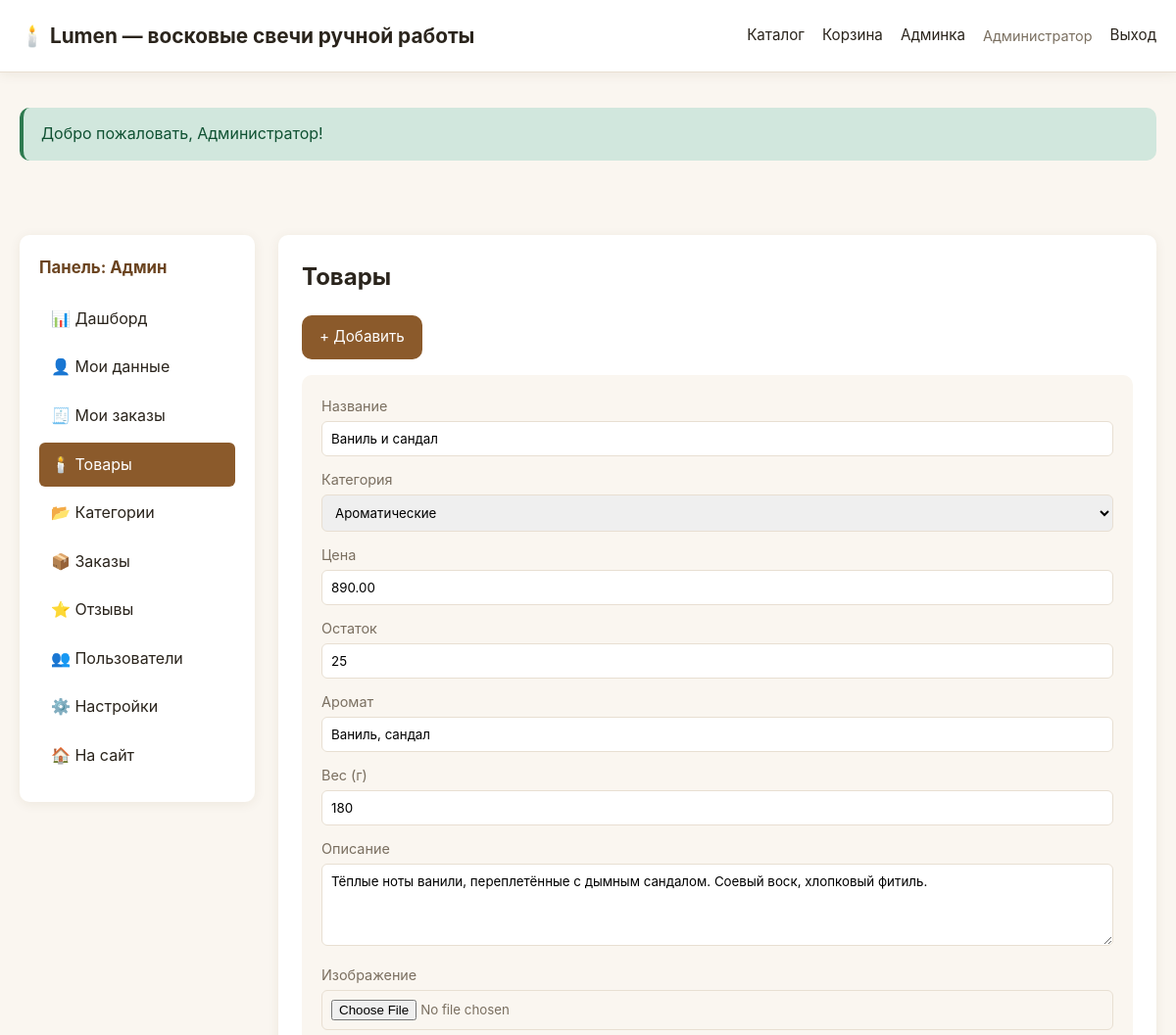
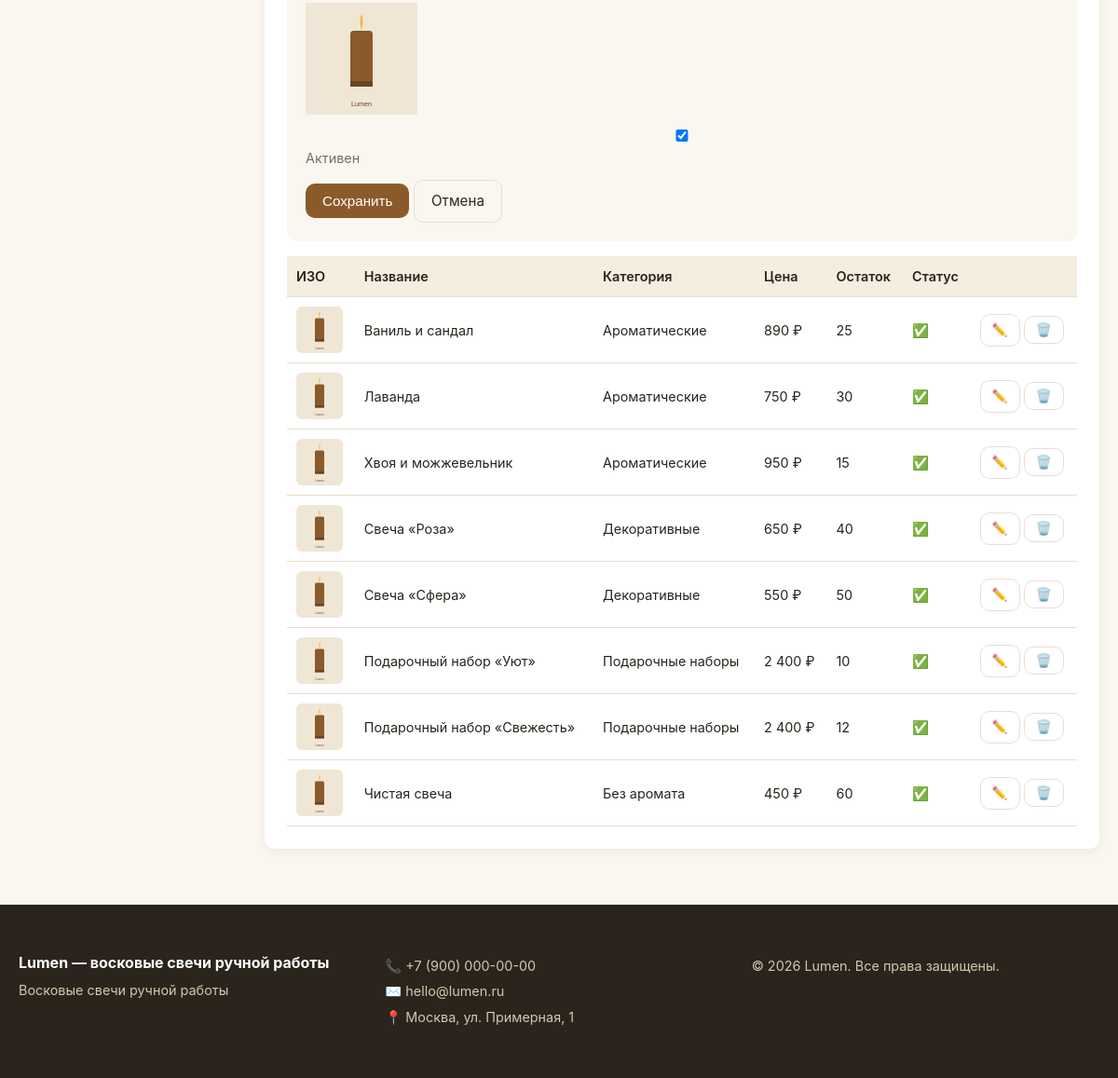
/admin.php?action=products&id=1 (signed in), run on the app's committed database (2 pictures, top to bottom).
### tables this page shows
CREATE TABLE IF NOT EXISTS products (
    id INT AUTO_INCREMENT PRIMARY KEY,
    category_id INT,
    name VARCHAR(200) NOT NULL,
    description TEXT,
    price DECIMAL(10,2) NOT NULL,
    stock INT DEFAULT 0,
    image VARCHAR(255),
    aroma VARCHAR(100),
    weight INT,
    active TINYINT(1) DEFAULT 1,
    created_at TIMESTAMP DEFAULT CURRENT_TIMESTAMP,
    FOREIGN KEY (category_id) REFERENCES categories(id) ON DELETE SET NULL
);

CREATE TABLE IF NOT EXISTS categories (
    id INT AUTO_INCREMENT PRIMARY KEY,
    name VARCHAR(100) NOT NULL,
    slug VARCHAR(100) UNIQUE NOT NULL
);

### includes/functions.php (called while the page is built, shortened)
<?php
require_once __DIR__ . '/db.php';
function e($s){ return htmlspecialchars((string)$s, ENT_QUOTES, 'UTF-8'); }
function setting(string $key, $default = '') {
    static $cache = null;
    if ($cache === null) {
        $rows = db()->query("SELECT `key`, value FROM settings")->fetchAll();
        $cache = [];
        foreach ($rows as $r) $cache[$r['key']] = $r['value'];
    }
    return $cache[$key] ?? $default;
}
function current_user() {
    return $_SESSION['user'] ?? null;
}
function product_image($img) {
    return 'assets/placeholder.svg';
}
function money($v) {
    return number_format((float)$v, 0, ',', ' ') . ' ' . setting('currency', '₽');
}

### includes/db.php (called while the page is built)
<?php
$cfg = require __DIR__ . '/../config.php';
$dsn = "mysql:host={$cfg['db']['host']};dbname={$cfg['db']['dbname']};charset={$cfg['db']['charset']}";
try {
    $pdo = new PDO($dsn, $cfg['db']['user'], $cfg['db']['pass'], [
        PDO::ATTR_ERRMODE => PDO::ERRMODE_EXCEPTION,
        PDO::ATTR_DEFAULT_FETCH_MODE => PDO::FETCH_ASSOC,
        PDO::ATTR_EMULATE_PREPARES => false,
    ]);
} catch (PDOException $e) {
    die('Ошибка подключения к БД: ' . htmlspecialchars($e->getMessage()));
}
function db(): PDO {
    static $instance = null;
    if ($instance === null) {
        global $pdo;
        $instance = $pdo;
    }
    return $instance;
}

### admin.php (the view, shortened to what this page needs)
<?php
require_once __DIR__ . '/includes/functions.php';
$user = current_user();
$isMod = $user['role'] === 'moderator';
$action = $_GET['action'] ?? 'dashboard';
require __DIR__ . '/includes/header.php';
?>
<div class="admin-layout">
  <aside class="admin-sidebar">
    <h3>Панель: <?= $isMod?'Модератор':'Админ' ?></h3>
    <nav>
      <a href="?action=dashboard" class="<?= $action==='dashboard'?'active':'' ?>">📊 Дашборд</a>
      <a href="?action=account" class="<?= $action==='account'?'active':'' ?>">👤 Мои данные</a>
        <a href="?action=my_orders" class="<?= $action==='my_orders'?'active':'' ?>">🧾 Мои заказы</a>
      <a href="?action=products" class="<?= $action==='products'?'active':'' ?>">🕯️ Товары</a>
      <?php if(!$isMod): ?><a href="?action=categories" class="<?= $action==='categories'?'active':'' ?>">📂 Категории</a><?php endif; ?>
      <a href="?action=orders" class="<?= $action==='orders'?'active':'' ?>">📦 Заказы</a>
      <a href="?action=reviews" class="<?= $action==='reviews'?'active':'' ?>">⭐ Отзывы</a>
      <?php if(!$isMod): ?>
        <a href="?action=users" class="<?= $action==='users'?'active':'' ?>">👥 Пользователи</a>
        <a href="?action=settings" class="<?= $action==='settings'?'active':'' ?>">⚙️ Настройки</a>
      <?php endif; ?>
      <a href="/">🏠 На сайт</a>
    </nav>
  </aside>
  <section class="admin-main">
<?php
if ($action === 'dashboard'):
    $stats = [
        'products' => db()->query("SELECT COUNT(*) FROM products")->fetchColumn(),
        'orders' => db()->query("SELECT COUNT(*) FROM orders")->fetchColumn(),
        'revenue' => db()->query("SELECT COALESCE(SUM(total),0) FROM orders WHERE payment_status='paid'")->fetchColumn(),
        'users' => db()->query("SELECT COUNT(*) FROM users")->fetchColumn(),
        'pending_reviews' => db()->query("SELECT COUNT(*) FROM reviews WHERE approved=0")->fetchColumn(),
    ];
    $recent = db()->query("SELECT o.*, u.name FROM orders o LEFT JOIN users u ON o.user_id=u.id ORDER BY o.created_at DESC LIMIT 5")->fetchAll();
?>
    <h1>Дашборд</h1>
    <div class="stats-grid">
      <div class="stat"><h3><?= $stats['products'] ?></h3><p>Товаров</p></div>
      <div class="stat"><h3><?= $stats['orders'] ?></h3><p>Заказов</p></div>
      <div class="stat"><h3><?= money($stats['revenue']) ?></h3><p>Выручка</p></div>
      <div class="stat"><h3><?= $stats['users'] ?></h3><p>Пользователей</p></div>
      <div class="stat"><h3><?= $stats['pending_reviews'] ?></h3><p>Отзывов на модерации</p></div>
    </div>
    <?php $statusLabels = ['new'=>'Новый','processing'=>'В обработке','paid'=>'Оплачен','shipped'=>'Отправлен','delivered'=>'Доставлен','cancelled'=>'Отменён']; ?>
    <h2>Последние заказы</h2>
    <table class="admin-table">
      <thead><tr><th>№</th><th>Клиент</th><th>Сумма</th><th>Статус</th><th>Дата</th></tr></thead>
      <tbody>
      <?php foreach($recent as $o): ?>
        <tr><td>#<?= $o['id'] ?></td><td><?= e($o['name'] ?? 'Гость') ?></td><td><?= money($o['total']) ?></td><td><?= e($statusLabels[$o['status']] ?? $o['status']) ?></td><td><?= date('d.m.Y', strtotime($o['created_at'])) ?></td></tr>
      <?php endforeach; ?>
      </tbody>
    </table>
<?php
elseif ($action === 'products'):
    $products = db()->query("SELECT p.*, c.name AS cat FROM products p LEFT JOIN categories c ON p.category_id=c.id ORDER BY p.created_at DESC")->fetchAll();
    $categories = db()->query("SELECT * FROM categories ORDER BY name")->fetchAll();
    $editId = (int)($_GET['id'] ?? 0);
    $edit = null;
    if ($editId) {
        $s = db()->prepare("SELECT * FROM products WHERE id=?");
        $s->execute([$editId]); $edit = $s->fetch();
    }
?>
    <h1>Товары</h1>
    <a href="?action=products&id=new" class="btn btn-primary">+ Добавить</a>
    <?php if($edit || isset($_GET['id'])): ?>
      <form method="post" enctype="multipart/form-data" class="admin-form">
        <label>Название <input type="text" name="name" value="<?= e($edit['name'] ?? '') ?>" required></label>
        <label>Категория
          <select name="category_id">
            <?php foreach($categories as $c): ?>
              <option value="<?= $c['id'] ?>" <?= ($edit['category_id']??0)==$c['id']?'selected':'' ?>><?= e($c['name']) ?></option>
            <?php endforeach; ?>
          </select>
        </label>
        <label>Цена <input type="number" step="0.01" name="price" value="<?= $edit['price'] ?? 0 ?>" required></label>
        <label>Остаток <input type="number" name="stock" value="<?= $edit['stock'] ?? 0 ?>"></label>
        <label>Аромат <input type="text" name="aroma" value="<?= e($edit['aroma'] ?? '') ?>"></label>
        <label>Вес (г) <input type="number" name="weight" value="<?= $edit['weight'] ?? 0 ?>"></label>
        <label>Описание <textarea name="description" rows="4"><?= e($edit['description'] ?? '') ?></textarea></label>
        <label>Изображение <input type="file" name="image" accept="image/*">
          <?php if(!empty($edit['image'])): ?><br><img src="<?= product_image($edit['image']) ?>" style="max-width:120px;margin-top:8px"><?php endif; ?>
        </label>
        <label class="checkbox"><input type="checkbox" name="active" <?= ($edit['active'] ?? 1)?'checked':'' ?>> Активен</label>
        <button class="btn btn-primary">Сохранить</button>
        <a href="?action=products" class="btn btn-ghost">Отмена</a>
      </form>
    <?php endif; ?>
    <table class="admin-table">
      <thead><tr><th>ИЗО</th><th>Название</th><th>Категория</th><th>Цена</th><th>Остаток</th><th>Статус</th><th></th></tr></thead>
      <tbody>
      <?php foreach($products as $p): ?>
        <tr>
          <td><img src="<?= product_image($p['image']) ?>" style="width:50px;height:50px;object-fit:cover;border-radius:6px"></td>
          <td><?= e($p['name']) ?></td>
          <td><?= e($p['cat']) ?></td>
          <td><?= money($p['price']) ?></td>
          <td><?= $p['stock'] ?></td>
          <td><?= $p['active']?'✅':'⏸️' ?></td>
          <td>
            <a href="?action=products&id=<?= $p['id'] ?>" class="btn btn-sm btn-ghost">✏️</a>
            <?php if(!$isMod): ?>
            <form method="post" style="display:inline" onsubmit="return confirm('Удалить?')">
              <button class="btn btn-sm btn-ghost">🗑️</button>
            </form>
            <?php endif; ?>
          </td>
        </tr>
      <?php endforeach; ?>
      </tbody>
    </table>
<?php
else: ?>
    <p>Раздел недоступен</p>
<?php endif; ?>
  </section>
</div>
<?php require __DIR__ . '/includes/footer.php'; ?>

### assets/style.css (style rules this page uses)
:root { --bg:#faf6f0; --card:#fff; --text:#2a241c; --muted:#7a6f60; --primary:#8b5a2b; --primary-dark:#6b4420; --accent:#d4a574; --border:#e8dfd2; --success:#2d7a4f; --error:#b33a3a; --radius:10px; --shadow:0 2px 12px rgba(90,60,20,.08); }
* { box-sizing:border-box;margin:0;padding:0 }
body { font-family:-apple-system,BlinkMacSystemFont,'Segoe UI',Roboto,sans-serif;background:var(--bg);color:var(--text);line-height:1.6;min-height:100vh;display:flex;flex-direction:column }
a { color:var(--primary);text-decoration:none }
img { max-width:100%;display:block }
.btn { display:inline-block;padding:10px 18px;border:none;border-radius:var(--radius);font-size:.95rem;cursor:pointer;transition:all .2s;text-decoration:none;background:var(--border);color:var(--text) }
.btn-primary { background:var(--primary);color:#fff }
.btn-ghost { background:transparent;border:1px solid var(--border) }
.btn-sm { padding:6px 12px;font-size:.85rem }
.admin-layout { display:grid;grid-template-columns:240px 1fr;gap:24px;margin-top:20px }
.admin-sidebar { background:var(--card);padding:20px;border-radius:var(--radius);box-shadow:var(--shadow);height:fit-content;position:sticky;top:80px }
.admin-sidebar h3 { margin-bottom:16px;font-size:1.05rem;color:var(--primary-dark) }
.admin-sidebar nav a { display:block;padding:10px 12px;border-radius:6px;color:var(--text);margin-bottom:4px }
.admin-sidebar nav a.active { background:var(--primary);color:#fff }
.admin-main { background:var(--card);padding:24px;border-radius:var(--radius);box-shadow:var(--shadow);min-height:400px }
.admin-main h1 { margin-bottom:20px }
.admin-table { width:100%;border-collapse:collapse;margin-top:16px }
.admin-table th,.admin-table td { padding:10px;text-align:left;border-bottom:1px solid var(--border);font-size:.9rem }
.admin-table th { background:#f5ede0;font-weight:600 }
.admin-form { background:var(--bg);padding:20px;border-radius:var(--radius);margin:16px 0 }
.admin-form label { display:block;margin-bottom:12px;font-size:.9rem;color:var(--muted) }
.admin-form input,.admin-form select,.admin-form textarea { width:100%;padding:9px;border:1px solid var(--border);border-radius:6px;margin-top:4px;font-family:inherit }
.checkbox { display:flex;align-items:center;gap:8px }

### data on the page
products: name "Ваниль и сандал", category_id "Ароматические", price "890.00", stock "25", aroma "Ваниль, сандал", weight "180", description "Тёплые ноты ванили, переплетённые с дымным сандалом. Соевый воск, хлопковый фитиль.", active "☑", category.name "Ароматические", price "890 ₽"
products: name "Лаванда", category.name "Ароматические", price "750 ₽", stock "30"
products: name "Хвоя и можжевельник", category.name "Ароматические", price "950 ₽", stock "15"
products: name "Свеча «Роза»", category.name "Декоративные", price "650 ₽", stock "40"
products: name "Свеча «Сфера»", category.name "Декоративные", price "550 ₽", stock "50"
products: name "Подарочный набор «Уют»", category.name "Подарочные наборы", price "2 400 ₽", stock "10"
products: name "Подарочный набор «Свежесть»", category.name "Подарочные наборы", price "2 400 ₽", stock "12"
products: name "Чистая свеча", category.name "Без аромата", price "450 ₽", stock "60"

### other printed values
$shopName "Lumen — восковые свечи ручной работы"
$user['name'] "Администратор"
$flash['msg'] "Добро пожаловать, Администратор!"
setting('shop_name','Lumen') "Lumen — восковые свечи ручной работы"
setting('shop_phone','') "+7 (900) 000-00-00"
setting('shop_email','') "hello@lumen.ru"
setting('shop_address','') "Москва, ул. Примерная, 1"
